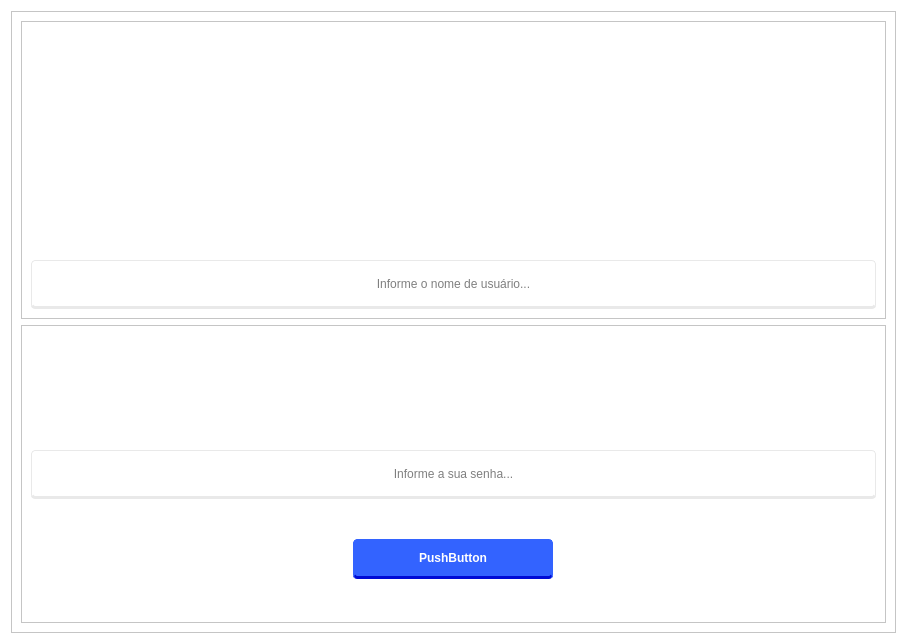
<?xml version="1.0" encoding="UTF-8"?>
<ui version="4.0">
 <class>Form</class>
 <widget class="QWidget" name="Form">
  <property name="geometry">
   <rect>
    <x>0</x>
    <y>0</y>
    <width>907</width>
    <height>644</height>
   </rect>
  </property>
  <property name="windowTitle">
   <string>Form</string>
  </property>
  <property name="styleSheet">
   <string notr="true">QWidget{
	background-color: white;
}
QLineEdit{
	border-radius:4px;
	border: 1px solid rgb(233,233,233);
	border-bottom: 3px solid rgb(233,233,233);
}

QLabel{
	color: rgb(150,150,150);
	font-size: 16px;
	font-family:  &quot;Cooper&quot;;
	
}

QPushButton{
	background-color: rgb(51, 99, 255);
	border-radius: 4px;
	border: 1px solid rgb(51, 99, 255);
	border-bottom: 3px solid  rgb(0, 11, 213);
	color: white;
	font-weight: bold;
}</string>
  </property>
  <layout class="QVBoxLayout" name="verticalLayout_4">
   <item>
    <layout class="QVBoxLayout" name="verticalLayout_2">
     <item>
      <widget class="QFrame" name="frame">
       <property name="frameShape">
        <enum>QFrame::Shape::StyledPanel</enum>
       </property>
       <property name="frameShadow">
        <enum>QFrame::Shadow::Raised</enum>
       </property>
       <layout class="QVBoxLayout" name="verticalLayout_3">
        <item>
         <widget class="QFrame" name="frame_6">
          <property name="frameShape">
           <enum>QFrame::Shape::StyledPanel</enum>
          </property>
          <property name="frameShadow">
           <enum>QFrame::Shadow::Raised</enum>
          </property>
          <layout class="QVBoxLayout" name="verticalLayout_9">
           <item>
            <widget class="QLabel" name="lbl_user_2">
             <property name="sizePolicy">
              <sizepolicy hsizetype="Preferred" vsizetype="Preferred">
               <horstretch>0</horstretch>
               <verstretch>0</verstretch>
              </sizepolicy>
             </property>
             <property name="text">
              <string/>
             </property>
             <property name="pixmap">
              <pixmap resource="../icons/icons.qrc">:/imgs/user.png</pixmap>
             </property>
             <property name="alignment">
              <set>Qt::AlignmentFlag::AlignCenter</set>
             </property>
            </widget>
           </item>
           <item>
            <widget class="QLineEdit" name="le_user_2">
             <property name="sizePolicy">
              <sizepolicy hsizetype="Preferred" vsizetype="Preferred">
               <horstretch>0</horstretch>
               <verstretch>0</verstretch>
              </sizepolicy>
             </property>
             <property name="minimumSize">
              <size>
               <width>0</width>
               <height>49</height>
              </size>
             </property>
             <property name="maximumSize">
              <size>
               <width>16777215</width>
               <height>49</height>
              </size>
             </property>
             <property name="locale">
              <locale language="Portuguese" country="Brazil"/>
             </property>
             <property name="alignment">
              <set>Qt::AlignmentFlag::AlignCenter</set>
             </property>
             <property name="placeholderText">
              <string>Informe o nome de usuário...</string>
             </property>
            </widget>
           </item>
          </layout>
         </widget>
        </item>
        <item>
         <widget class="QFrame" name="frame_3">
          <property name="frameShape">
           <enum>QFrame::Shape::StyledPanel</enum>
          </property>
          <property name="frameShadow">
           <enum>QFrame::Shadow::Raised</enum>
          </property>
          <layout class="QVBoxLayout" name="verticalLayout_8">
           <item>
            <widget class="QLabel" name="lbl_pass_2">
             <property name="sizePolicy">
              <sizepolicy hsizetype="Preferred" vsizetype="Preferred">
               <horstretch>0</horstretch>
               <verstretch>0</verstretch>
              </sizepolicy>
             </property>
             <property name="text">
              <string>&lt;html&gt;&lt;head/&gt;&lt;body&gt;&lt;p align=&quot;center&quot;&gt;&lt;img src=&quot;:/imgs/password.png&quot;/&gt;&lt;/p&gt;&lt;/body&gt;&lt;/html&gt;</string>
             </property>
             <property name="alignment">
              <set>Qt::AlignmentFlag::AlignCenter</set>
             </property>
            </widget>
           </item>
           <item>
            <widget class="QLineEdit" name="le_pass_2">
             <property name="sizePolicy">
              <sizepolicy hsizetype="Preferred" vsizetype="Preferred">
               <horstretch>0</horstretch>
               <verstretch>0</verstretch>
              </sizepolicy>
             </property>
             <property name="minimumSize">
              <size>
               <width>0</width>
               <height>49</height>
              </size>
             </property>
             <property name="maximumSize">
              <size>
               <width>16777215</width>
               <height>49</height>
              </size>
             </property>
             <property name="locale">
              <locale language="Portuguese" country="Brazil"/>
             </property>
             <property name="alignment">
              <set>Qt::AlignmentFlag::AlignCenter</set>
             </property>
             <property name="placeholderText">
              <string>Informe a sua senha...</string>
             </property>
            </widget>
           </item>
           <item alignment="Qt::AlignmentFlag::AlignHCenter|Qt::AlignmentFlag::AlignVCenter">
            <widget class="QPushButton" name="btn_login_2">
             <property name="sizePolicy">
              <sizepolicy hsizetype="Preferred" vsizetype="MinimumExpanding">
               <horstretch>0</horstretch>
               <verstretch>0</verstretch>
              </sizepolicy>
             </property>
             <property name="minimumSize">
              <size>
               <width>200</width>
               <height>40</height>
              </size>
             </property>
             <property name="baseSize">
              <size>
               <width>200</width>
               <height>200</height>
              </size>
             </property>
             <property name="cursor">
              <cursorShape>PointingHandCursor</cursorShape>
             </property>
             <property name="text">
              <string>PushButton</string>
             </property>
            </widget>
           </item>
          </layout>
         </widget>
        </item>
       </layout>
      </widget>
     </item>
    </layout>
   </item>
  </layout>
 </widget>
 <resources>
  <include location="../icons/icons.qrc"/>
 </resources>
 <connections/>
</ui>
